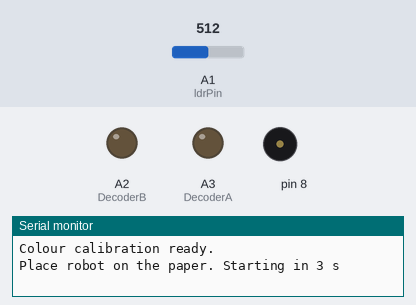
A sketch run on a simulated Arduino Uno, built with avr-gcc and run on an emulated ATmega328P. Shown: output pins drawn as LEDs (lit = HIGH), buzzer (waves = sounding), the last lines printed to the serial monitor. Inputs (shaded band) come from the test bench; at power-on: A1 (ldrPin) = 512.

Above: at 1.5 s.
At 3.05 s:
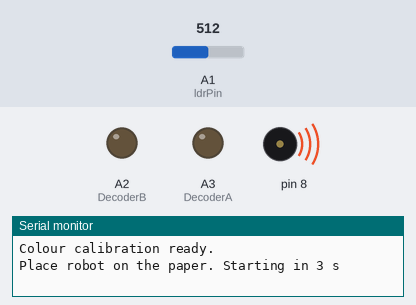
At 3.29 s:
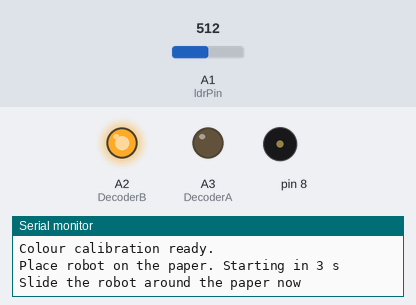
At 5.05 s:
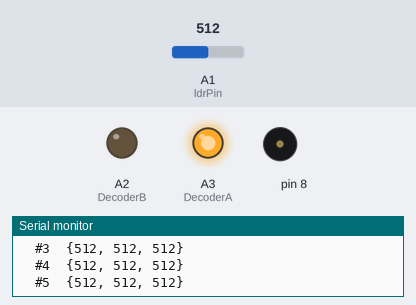
At 6.81 s:
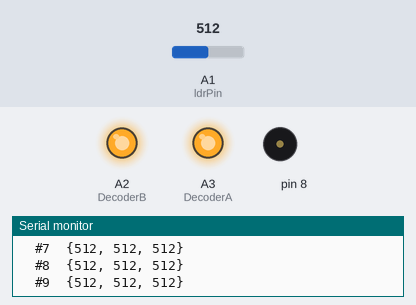
Timing chart, 0 to 9.1 s (numbered marks = the images above):
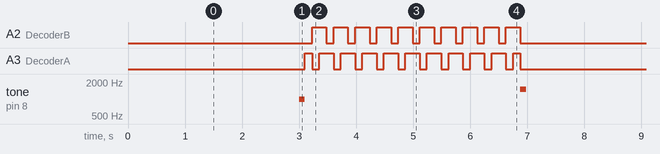

Measured:
- by itself, A2 (DecoderB): repeats every 7.0 s: 9 × (LOW 0.13 s, HIGH 0.25 s), LOW 3.3 s, HIGH 0.25 s
- by itself, A3 (DecoderA): moves between LOW and HIGH, repeating every 7.0 s
- by itself, tone on pin 8: repeats every 7.0 s: silent 3.8 s, 1500 Hz 0.10 s, silent 3.0 s, 1000 Hz 0.10 s

The sketch:

colour_test_avg.ino
```cpp
// Serial Monitor: 115200 baud.

#include <MeMCore.h>

MeBuzzer buzzer;

#define DecoderA A3
#define DecoderB A2
#define ldrPin A1
#define ledSettleTime 100

#define SAMPLES 10          // readings per batch
#define PAUSE_BETWEEN 3000  // time delay to move to the next paper

// Decoder
void shineIR()    { digitalWrite(DecoderA, LOW);  digitalWrite(DecoderB, LOW);  } // colour LEDs off
void shineRed()   { digitalWrite(DecoderA, HIGH); digitalWrite(DecoderB, LOW);  }
void shineGreen() { digitalWrite(DecoderA, LOW);  digitalWrite(DecoderB, HIGH); }
void shineBlue()  { digitalWrite(DecoderA, HIGH); digitalWrite(DecoderB, HIGH); }

// Same reading method as the main code: settle, then average 5 analogRead values
long colourReading() {
  delay(ledSettleTime);
  long total = 0;
  for (int i = 0; i < 5; i++) {
    total += analogRead(ldrPin);
    delay(5);
  }
  return total / 5;
}

// One RGB sample (same order as the main code)
void readRGB(int out[3]) {
  shineRed();   out[0] = colourReading();
  shineGreen(); out[1] = colourReading();
  shineBlue();  out[2] = colourReading();
  shineIR();
}

void setup() {
  Serial.begin(115200);
  pinMode(DecoderA, OUTPUT);
  pinMode(DecoderB, OUTPUT);
  shineIR();
  Serial.println("Colour calibration ready.");
}

void loop() {
  // Countdown to place the robot
  Serial.println();
  Serial.println("Place robot on the paper. Starting in 3 s");
  delay(PAUSE_BETWEEN);
  buzzer.tone(1000, 100);   // beep = start moving the robot around the paper
  Serial.println("Slide the robot around the paper now");

  long sum[3] = {0, 0, 0};

  for (int s = 0; s < SAMPLES; s++) {
    int r[3];
    readRGB(r);

    Serial.print("  #"); Serial.print(s + 1);
    Serial.print("  {"); Serial.print(r[0]); Serial.print(", ");
    Serial.print(r[1]); Serial.print(", "); Serial.print(r[2]); Serial.println("}");

    for (int k = 0; k < 3; k++) sum[k] += r[k];
  }
  buzzer.tone(1500, 100);   // beep = done

  //Average of the 10 readings
  float avg[3];
  for (int k = 0; k < 3; k++) avg[k] = (float)sum[k] / SAMPLES;

  Serial.print("AVERAGE  {"); Serial.print(avg[0], 0); Serial.print(", ");
  Serial.print(avg[1], 0); Serial.print(", "); Serial.print(avg[2], 0); Serial.println("}");

  Serial.print("PASTE INTO RAW_REF:  {");
  Serial.print(avg[0], 0); Serial.print(", ");
  Serial.print(avg[1], 0); Serial.print(", ");
  Serial.print(avg[2], 0); Serial.println("},");
  Serial.println("---------------------------------------");
}
```
